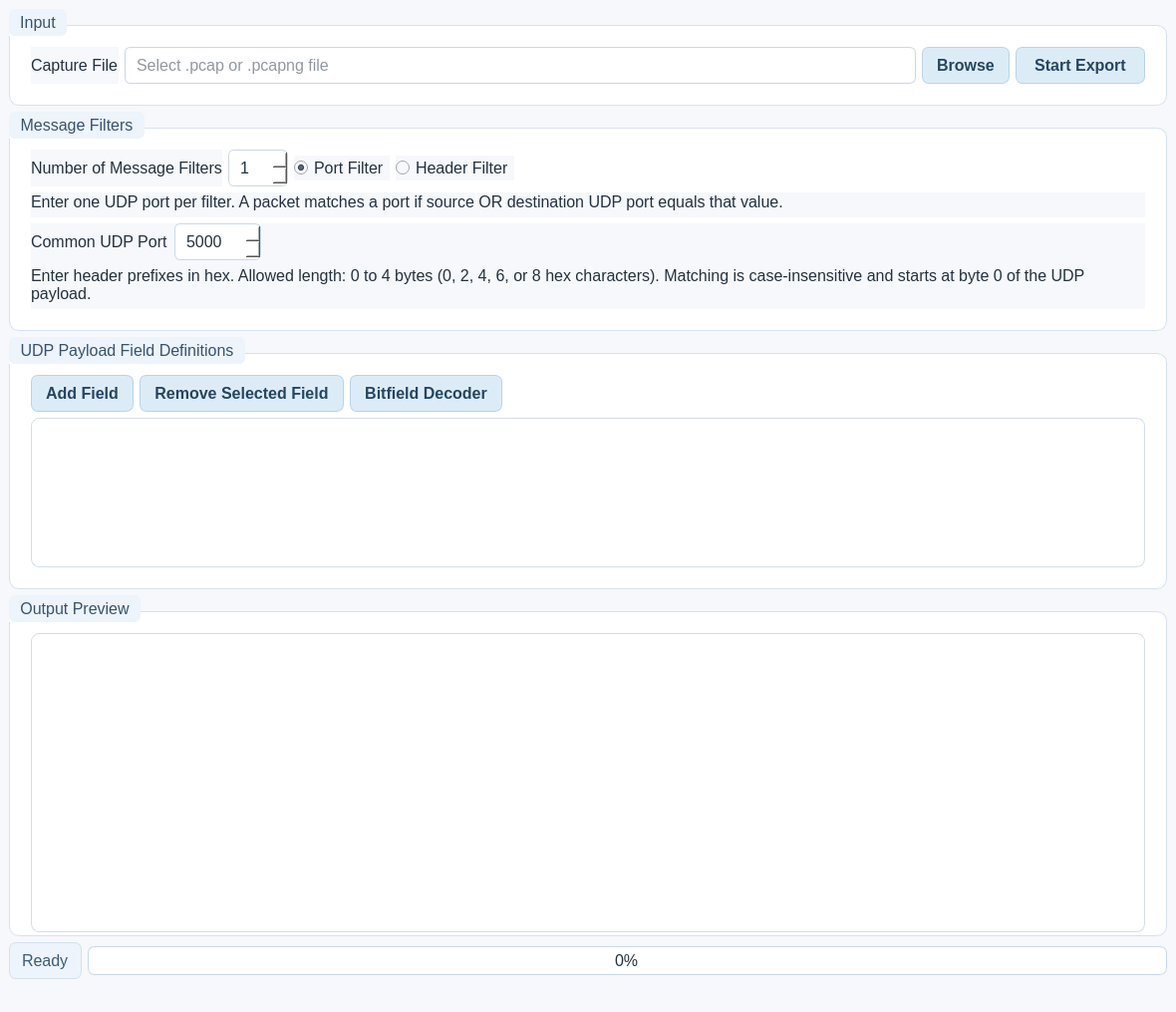
<?xml version="1.0" encoding="UTF-8"?>
<ui version="4.0">
 <class>MainWindow</class>
 <widget class="QMainWindow" name="MainWindow">
  <property name="geometry"><rect><x>0</x><y>0</y><width>1180</width><height>820</height></rect></property>
  <property name="windowTitle"><string>PCAP UDP Extractor</string></property>
  <property name="styleSheet"><string>QWidget{font-family:&quot;Segoe UI&quot;,&quot;Noto Sans&quot;,Arial;font-size:12pt;color:#24313f;background-color:#f6f8fb;}QMainWindow,QDialog{background-color:#f6f8fb;}QGroupBox{background-color:#ffffff;border:1px solid #d8e2ee;border-radius:10px;margin-top:16px;padding:12px;}QGroupBox::title{subcontrol-origin:margin;subcontrol-position:top left;padding:4px 9px;color:#36536f;background-color:#edf4fb;border-radius:6px;font-weight:600;}QLineEdit,QSpinBox,QComboBox{background-color:#ffffff;border:1px solid #cbd8e6;border-radius:6px;padding:7px 9px;selection-background-color:#b9d7f0;}QLineEdit:focus,QSpinBox:focus,QComboBox:focus{border:1px solid #7aa7c7;background-color:#fbfdff;}QPushButton{background-color:#dcecf7;border:1px solid #b8d3e7;border-radius:7px;padding:8px 14px;color:#244660;font-weight:600;}QPushButton:hover{background-color:#cfe4f3;}QPushButton:pressed{background-color:#bdd8ea;}QPushButton:disabled{background-color:#edf1f5;color:#98a5b3;border-color:#d6dde5;}QTableWidget{background-color:#ffffff;alternate-background-color:#f3f8fc;gridline-color:#d7e2ed;border:1px solid #d4dee9;border-radius:8px;selection-background-color:#c8def0;selection-color:#162536;}QHeaderView::section{background-color:#e6f0f8;color:#263f56;border:0px;border-right:1px solid #cddae7;border-bottom:1px solid #cddae7;padding:6px;font-weight:600;}QProgressBar{border:1px solid #cbd8e6;border-radius:7px;background-color:#ffffff;text-align:center;}QProgressBar::chunk{background-color:#9cc7df;border-radius:6px;}QLabel#lblStatus{color:#3f5d76;background-color:#edf4fb;border:1px solid #d3e1ee;border-radius:7px;padding:8px;}</string></property>
  <widget class="QWidget" name="centralWidget">
   <layout class="QVBoxLayout" name="mainLayout">
    <item><widget class="QGroupBox" name="inputGroup"><property name="title"><string>Input</string></property><layout class="QGridLayout" name="inputLayout"><item row="0" column="0"><widget class="QLabel" name="lblFile"><property name="text"><string>Capture File</string></property></widget></item><item row="0" column="1"><widget class="QLineEdit" name="txtFilePath"><property name="placeholderText"><string>Select .pcap or .pcapng file</string></property></widget></item><item row="0" column="2"><widget class="QPushButton" name="btnBrowse"><property name="text"><string>Browse</string></property></widget></item><item row="0" column="3"><widget class="QPushButton" name="btnStart"><property name="minimumSize"><size><width>130</width><height>0</height></size></property><property name="text"><string>Start Export</string></property></widget></item></layout></widget></item>
    <item><widget class="QGroupBox" name="filterGroup"><property name="title"><string>Message Filters</string></property><layout class="QVBoxLayout" name="filterMainLayout"><item><layout class="QHBoxLayout" name="filterTopLayout"><item><widget class="QLabel" name="lblFilterCount"><property name="text"><string>Number of Message Filters</string></property></widget></item><item><widget class="QSpinBox" name="spinFilterCount"><property name="minimum"><number>1</number></property><property name="maximum"><number>20</number></property><property name="value"><number>1</number></property></widget></item><item><widget class="QRadioButton" name="radPortFilter"><property name="text"><string>Port Filter</string></property><property name="checked"><bool>true</bool></property></widget></item><item><widget class="QRadioButton" name="radHeaderFilter"><property name="text"><string>Header Filter</string></property></widget></item><item><spacer name="filterTopStretch"><property name="orientation"><enum>Qt::Horizontal</enum></property><property name="sizeHint" stdset="0"><size><width>40</width><height>20</height></size></property></spacer></item></layout></item><item><widget class="QWidget" name="portFilterPanel" native="true"><layout class="QVBoxLayout" name="portPanelLayout"><property name="leftMargin"><number>0</number></property><property name="topMargin"><number>0</number></property><property name="rightMargin"><number>0</number></property><property name="bottomMargin"><number>0</number></property><item><widget class="QLabel" name="lblPortHelp"><property name="text"><string>Enter one UDP port per filter. A packet matches a port if source OR destination UDP port equals that value.</string></property><property name="wordWrap"><bool>true</bool></property></widget></item><item><widget class="QWidget" name="portFilterBoxContainer" native="true"><layout class="QVBoxLayout" name="portFilterBoxLayout"><property name="leftMargin"><number>0</number></property><property name="topMargin"><number>0</number></property><property name="rightMargin"><number>0</number></property><property name="bottomMargin"><number>0</number></property></layout></widget></item></layout></widget></item><item><widget class="QWidget" name="headerFilterPanel" native="true"><layout class="QVBoxLayout" name="headerPanelLayout"><property name="leftMargin"><number>0</number></property><property name="topMargin"><number>0</number></property><property name="rightMargin"><number>0</number></property><property name="bottomMargin"><number>0</number></property><item><layout class="QHBoxLayout" name="commonPortLayout"><item><widget class="QLabel" name="lblCommonPort"><property name="text"><string>Common UDP Port</string></property></widget></item><item><widget class="QSpinBox" name="spinCommonPort"><property name="minimum"><number>0</number></property><property name="maximum"><number>65535</number></property><property name="value"><number>5000</number></property></widget></item><item><spacer name="commonPortStretch"><property name="orientation"><enum>Qt::Horizontal</enum></property><property name="sizeHint" stdset="0"><size><width>40</width><height>20</height></size></property></spacer></item></layout></item><item><widget class="QLabel" name="lblHeaderHelp"><property name="text"><string>Enter header prefixes in hex. Allowed length: 0 to 4 bytes (0, 2, 4, 6, or 8 hex characters). Matching is case-insensitive and starts at byte 0 of the UDP payload.</string></property><property name="wordWrap"><bool>true</bool></property></widget></item><item><widget class="QWidget" name="headerFilterBoxContainer" native="true"><layout class="QVBoxLayout" name="headerFilterBoxLayout"><property name="leftMargin"><number>0</number></property><property name="topMargin"><number>0</number></property><property name="rightMargin"><number>0</number></property><property name="bottomMargin"><number>0</number></property></layout></widget></item></layout></widget></item></layout></widget></item>
    <item><widget class="QGroupBox" name="fieldGroup"><property name="title"><string>UDP Payload Field Definitions</string></property><layout class="QVBoxLayout" name="fieldLayout"><item><layout class="QHBoxLayout" name="fieldButtonLayout"><item><widget class="QPushButton" name="btnAddField"><property name="text"><string>Add Field</string></property></widget></item><item><widget class="QPushButton" name="btnRemoveField"><property name="text"><string>Remove Selected Field</string></property></widget></item><item><widget class="QPushButton" name="btnBitfieldDecoder"><property name="text"><string>Bitfield Decoder</string></property></widget></item><item><spacer name="fieldButtonStretch"><property name="orientation"><enum>Qt::Horizontal</enum></property><property name="sizeHint" stdset="0"><size><width>40</width><height>20</height></size></property></spacer></item></layout></item><item><widget class="QTableWidget" name="tblFields"><property name="minimumSize"><size><width>0</width><height>150</height></size></property><property name="alternatingRowColors"><bool>true</bool></property></widget></item></layout></widget></item>
    <item><widget class="QGroupBox" name="outputGroup"><property name="title"><string>Output Preview</string></property><layout class="QVBoxLayout" name="outputLayout"><item><widget class="QTableWidget" name="tblOutput"><property name="minimumSize"><size><width>0</width><height>300</height></size></property><property name="alternatingRowColors"><bool>true</bool></property></widget></item></layout></widget></item>
    <item><layout class="QHBoxLayout" name="statusLayout"><item><widget class="QLabel" name="lblStatus"><property name="text"><string>Ready</string></property></widget></item><item><widget class="QProgressBar" name="progressBar"><property name="minimum"><number>0</number></property><property name="maximum"><number>100</number></property><property name="value"><number>0</number></property></widget></item></layout></item>
   </layout>
  </widget>
  <widget class="QMenuBar" name="menuBar"><property name="geometry"><rect><x>0</x><y>0</y><width>1180</width><height>22</height></rect></property></widget>
  <widget class="QStatusBar" name="statusBar"/>
 </widget>
 <resources/>
 <connections/>
</ui>
